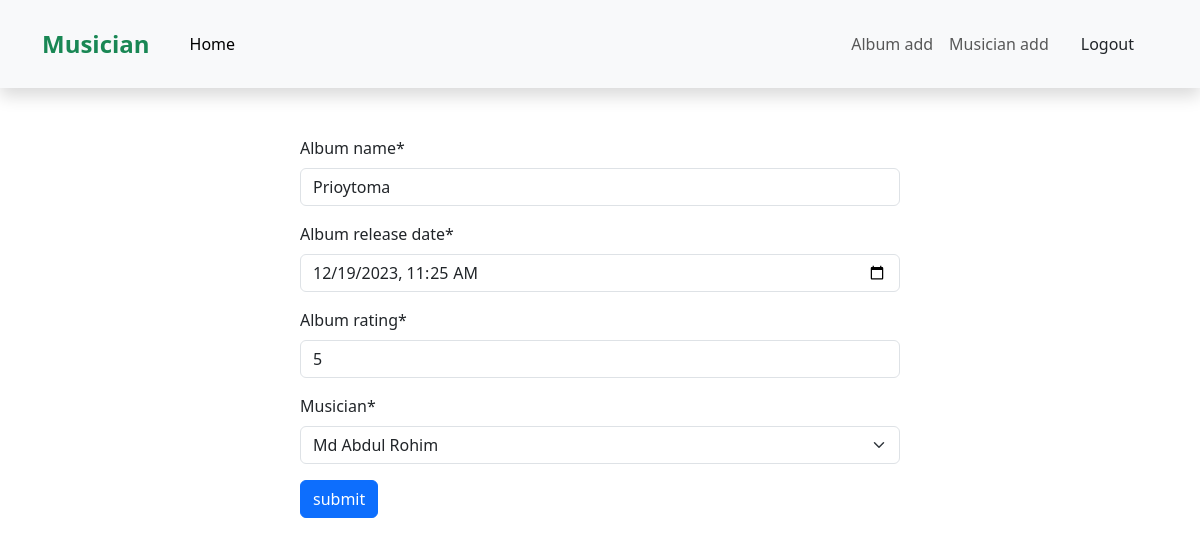
/album/edit/7 (signed in), run on the app's committed database.
### album/models.py (models this page shows, shortened)
class Album_form(models.Model):
    album_name = models.CharField(max_length=50)
    album_release_date = models.DateTimeField()
    album_rating = models.IntegerField()
    musician = models.ForeignKey(Musicians, on_delete=models.CASCADE, default=None)

### album/views.py (the view)
# urls.py: path('edit/<int:id>', views.edit_post, name='edit_post'),
def edit_post(request, id):
    post = models.Album_form.objects.get(pk=id)
    form = forms.AlbumModelForm(instance=post)
    if request.method == "POST":
        form = forms.AlbumModelForm(request.POST, instance=post)
        if form.is_valid():
            form.save()
            return redirect("homePage")
    return render(request, "album.html", {"form": form})

### album/forms.py (shortened to what this page needs)
class AlbumModelForm(forms.ModelForm):
    class Meta:
        model = Album_form
        fields = '__all__'
        widgets = {
            'album_release_date':forms.DateTimeInput(attrs={'type':'datetime-local'})
        }

### musician/models.py (called while the page is built)
    def __str__(self) -> str:
        return self.first_name

### album/templates/album.html (shortened to what this page needs)
{% extends 'base.html' %}
{% block content %}
{% load crispy_forms_tags %}
<form method="post" class="mt-5 mb-5 w-50 m-auto">
    {{form|crispy}}
    <button type="submit" class="btn btn-primary">submit</button>
</form>
{% endblock %}

### data on the page
Album_form: album_name "Prioytoma", album_release_date "12/19/2023 11:25", album_rating "5", musician "Md Abdul Rohim"
